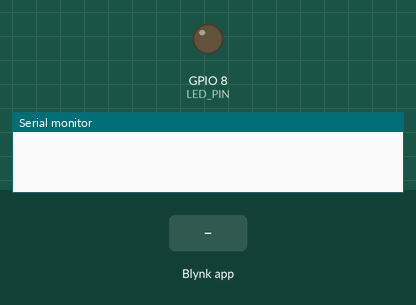
Recording of a sketch running on a simulated ESP32-S3. Shown: output pins drawn as LEDs (lit = HIGH), the last lines printed to the serial monitor. The inputs (shaded band) are chosen by the test bench. WiFi joins after 1.5 s; servers stay silent unless stated.

Above: at 3.0 s.
3.1 s: Blynk app writes 1 to V0
At 4.1 s:
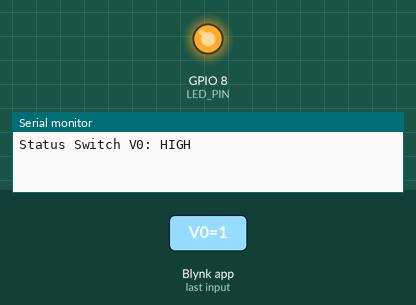
4.6 s: Blynk app writes 0 to V0
At 5.2 s:
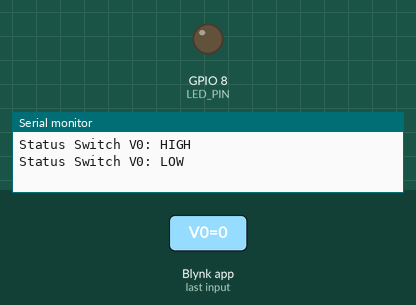
6.1 s: Blynk app writes 200 to V0
At 6.4 s:
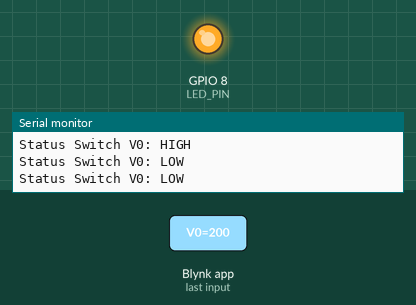
Timing chart, 0 to 9.1 s (numbered marks = the images above; inputs shaded):
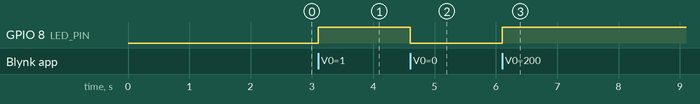

The sketch:

Program_LED.ino
```cpp
#define BLYNK_TEMPLATE_ID   "TMPLxxxxxx"
#define BLYNK_TEMPLATE_NAME "Template Name"
#define BLYNK_AUTH_TOKEN    "YourAuthToken"

#define BLYNK_PRINT Serial

#include <WiFi.h>
#include <WiFiClient.h>
#include <BlynkSimpleEsp32.h>

char auth[] = BLYNK_AUTH_TOKEN;
char ssid[] = "NamaWiFi";
char pass[] = "PasswordWiFi";

const int LED_PIN = 8;

BLYNK_WRITE(V0) {
  int ledButton = param.asInt();

  digitalWrite(LED_PIN, ledButton);

  Serial.print("Status Switch V0: ");
  Serial.println(ledButton == 1 ? "HIGH" : "LOW");
}

void setup() {
  Serial.begin(115200);
  pinMode(LED_PIN, OUTPUT);

  Blynk.begin(auth, ssid, pass);
}

void loop() {
  Blynk.run();
}
```

Measured:
- after the input at 3.1 s, GPIO 8 (LED_PIN): LOW → HIGH at once
- after the input at 4.6 s, GPIO 8 (LED_PIN): HIGH → LOW at once
- after the input at 6.1 s, GPIO 8 (LED_PIN): LOW → HIGH at once
